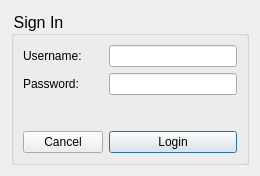
<?xml version="1.0" encoding="UTF-8"?>
<ui version="4.0">
 <class>Login</class>
 <widget class="QDialog" name="Login">
  <property name="geometry">
   <rect>
    <x>0</x>
    <y>0</y>
    <width>260</width>
    <height>176</height>
   </rect>
  </property>
  <property name="windowTitle">
   <string>Log In</string>
  </property>
  <property name="styleSheet">
   <string notr="true">QGroupBox {
	font-size: 12pt;
}</string>
  </property>
  <layout class="QHBoxLayout" name="horizontalLayout_5">
   <item>
    <widget class="QGroupBox" name="groupBox">
     <property name="title">
      <string>Sign In</string>
     </property>
     <layout class="QFormLayout" name="formLayout">
      <item row="2" column="0">
       <widget class="QLabel" name="label">
        <property name="text">
         <string>Username: </string>
        </property>
       </widget>
      </item>
      <item row="2" column="1">
       <widget class="QLineEdit" name="lineEdit_username">
        <property name="clearButtonEnabled">
         <bool>true</bool>
        </property>
       </widget>
      </item>
      <item row="3" column="0">
       <widget class="QLabel" name="label_2">
        <property name="text">
         <string>Password:</string>
        </property>
       </widget>
      </item>
      <item row="3" column="1">
       <widget class="QLineEdit" name="lineEdit_password">
        <property name="echoMode">
         <enum>QLineEdit::Password</enum>
        </property>
        <property name="clearButtonEnabled">
         <bool>true</bool>
        </property>
       </widget>
      </item>
      <item row="5" column="0">
       <widget class="QPushButton" name="cancel">
        <property name="text">
         <string>Cancel</string>
        </property>
        <property name="autoDefault">
         <bool>false</bool>
        </property>
       </widget>
      </item>
      <item row="5" column="1">
       <widget class="QPushButton" name="pushButton_login">
        <property name="text">
         <string>Login</string>
        </property>
        <property name="default">
         <bool>true</bool>
        </property>
       </widget>
      </item>
      <item row="4" column="0">
       <spacer name="verticalSpacer">
        <property name="orientation">
         <enum>Qt::Vertical</enum>
        </property>
        <property name="sizeHint" stdset="0">
         <size>
          <width>20</width>
          <height>20</height>
         </size>
        </property>
       </spacer>
      </item>
     </layout>
    </widget>
   </item>
  </layout>
 </widget>
 <resources/>
 <connections>
  <connection>
   <sender>cancel</sender>
   <signal>clicked()</signal>
   <receiver>Login</receiver>
   <slot>reject()</slot>
   <hints>
    <hint type="sourcelabel">
     <x>60</x>
     <y>143</y>
    </hint>
    <hint type="destinationlabel">
     <x>129</x>
     <y>87</y>
    </hint>
   </hints>
  </connection>
 </connections>
</ui>
